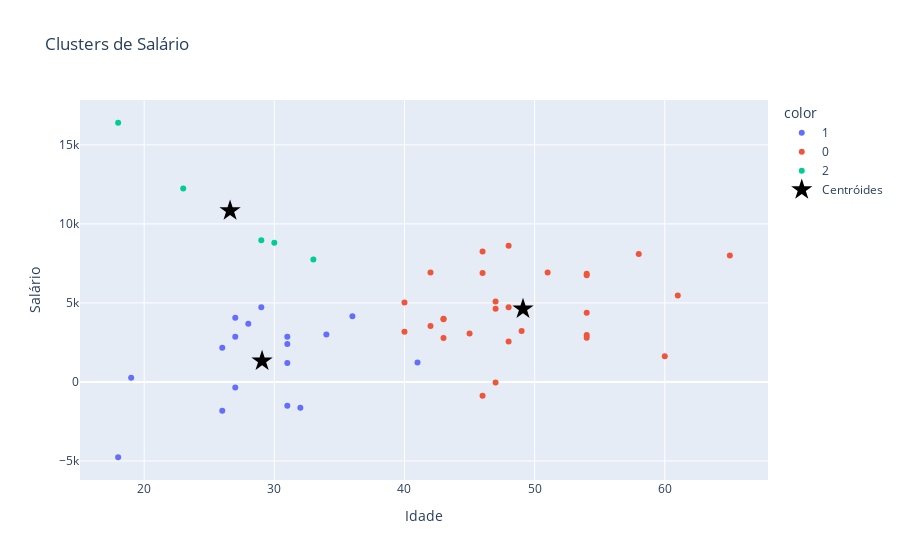

This figure's notebook cell:
### Code cell
# Visualização dos clusters com Plotly Express
fig = px.scatter(
    x=x, y=y,
    color=kmeans_salario.labels_.astype(str),  # clusters coloridos
    labels={'x': 'Idade', 'y': 'Salário'},
    title="Clusters de Salário"
)

# Adiciona os centróides em vermelho e com símbolo destacado
fig.add_trace(go.Scatter(
    x=centroids_salario[:, 0],
    y=centroids_salario[:, 1],
    mode='markers',
    marker=dict(color='black', size=16, symbol='star'),
    name='Centróides'
))

fig.show()

### Figure 1 — Plotly figure (JSON) as saved in the notebook; plotly's stock layout.template omitted (floating-point values rounded to 4 significant figures)
{"data": [{"hovertemplate": "color=1<br>Idade=%{x}<br>Salário=%{y}<extra></extra>", "legendgroup": "1", "marker": {"color": "#636efa", "symbol": "circle"}, "mode": "markers", "name": "1", "orientation": "v", "showlegend": true, "type": "scatter", "x": [27, 26, 27, 18, 34, 29, 26, 32, 31, 31, 31, 19, 36, 31, 41, 28, 27], "xaxis": "x", "y": [-355.1, 2165.0, 4069.0, -4764.0, 3008.0, 4724.0, -1824.0, -1625.0, 1197.0, 2860.0, 2403.0, 259.7, 4149.0, -1513.0, 1231.0, 3681.0, 2860.0], "yaxis": "y"}, {"hovertemplate": "color=0<br>Idade=%{x}<br>Salário=%{y}<extra></extra>", "legendgroup": "0", "marker": {"color": "#EF553B", "symbol": "circle"}, "mode": "markers", "name": "0", "orientation": "v", "showlegend": true, "type": "scatter", "x": [54, 46, 43, 47, 47, 60, 58, 54, 54, 65, 42, 61, 51, 54, 43, 46, 40, 48, 48, 43, 49, 54, 45, 47, 40, 48, 46, 42], "xaxis": "x", "y": [2974.0, -874.2, 3960.0, 4625.0, -29.02, 1625.0, 8096.0, 6841.0, 2792.0, 8000.0, 3534.0, 5473.0, 6931.0, 6747.0, 3993.0, 6886.0, 5030.0, 2558.0, 4725.0, 2788.0, 3216.0, 4375.0, 3069.0, 5094.0, 3175.0, 8616.0, 8252.0, 6921.0], "yaxis": "y"}, {"hovertemplate": "color=2<br>Idade=%{x}<br>Salário=%{y}<extra></extra>", "legendgroup": "2", "marker": {"color": "#00cc96", "symbol": "circle"}, "mode": "markers", "name": "2", "orientation": "v", "showlegend": true, "type": "scatter", "x": [33, 18, 23, 30, 29], "xaxis": "x", "y": [7753.0, 16400.0, 12250.0, 8808.0, 8968.0], "yaxis": "y"}, {"marker": {"color": "black", "size": 16, "symbol": "star"}, "mode": "markers", "name": "Centróides", "type": "scatter", "x": [49.11, 29.06, 26.6], "y": [4621.0, 1325.0, 10830.0]}], "layout": {"legend": {"title": {"text": "color"}, "tracegroupgap": 0}, "title": {"text": "Clusters de Salário"}, "xaxis": {"anchor": "y", "domain": [0, 1], "title": {"text": "Idade"}}, "yaxis": {"anchor": "x", "domain": [0, 1], "title": {"text": "Salário"}}}}
